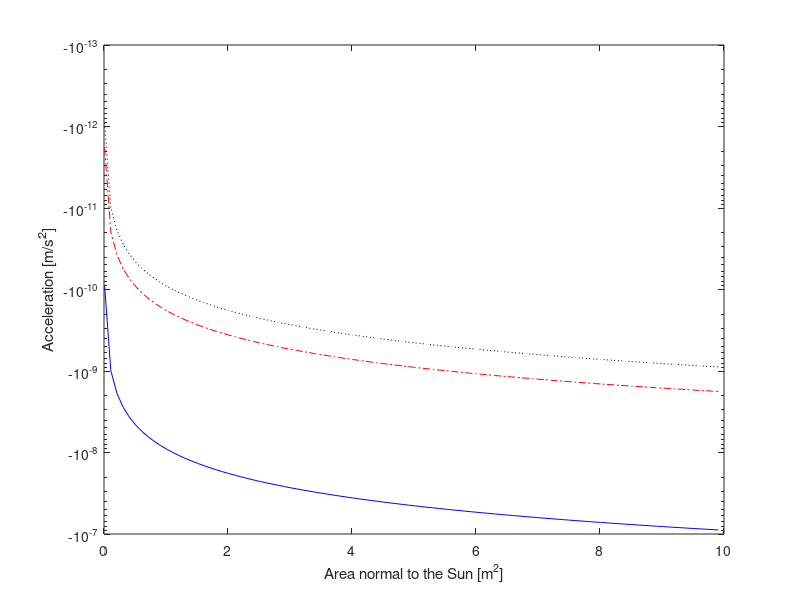

Reproduce this figure in MATLAB. (Note: this script raises an error after producing the figure.)
clear all;
clc;
close all;


%%


%J2
J2 = 0.00108263;

%Solar radiation pressure

Areaarray = 0.01:0.1:10;
Area1 = 0.01;
Area2 = 2;
Area3 = 10;
Massarray = 5:1:500;
Mass1 = 5;
Mass2 = 250;
Mass3 = 500;


accelVarArea1 = -4.5e-8*Areaarray./Mass1;
accelVarArea2 = -4.5e-8*Areaarray./Mass2;
accelVarArea3 = -4.5e-8*Areaarray./Mass3;

accelVarMass1 = -4.5e-8*Area1./Massarray;
accelVarMass2 = -4.5e-8*Area2./Massarray;
accelVarMass3 = -4.5e-8*Area3./Massarray;

ratio = 1e-10:1e-6:5;
accelVarRatio = -4.5e-8.*ratio;

figure1 = figure('Color',[1 1 1]); %varArea


% Create axes
axes('Parent',figure1);
box('on');
%hold on;

semilogy(Areaarray,accelVarArea1,'b-',Areaarray,accelVarArea2,'r-.',Areaarray,accelVarArea3,'k:');
xlabel({'Area normal to the Sun [m^2]'});
ylabel({'Acceleration [m/s^2]'});
h = legend('5 kg','250 kg', '500 kg',3);
set(h,'Interpreter','none','Location','SouthEast')
hold off;

print -dpng 'C:\Users\Alex\Desktop\Laser Swarm\laser-swarm\midTermReport\chapters\img\solPressureVarArea.png'

figure2 = figure('Color',[1 1 1]); %varMass
% Create axes
axes('Parent',figure2);
box('on');
%hold on;

semilogy(Massarray,accelVarMass1,'b-',Massarray,accelVarMass2,'r-.',Massarray,accelVarMass3,'k:');
xlabel({'Mass [kg]'});
ylabel({'Acceleration [m/s^2]'});
h = legend('0.01 m^2','2 m^2', '10 m^2',3);
set(h,'Interpreter','none','Location','SouthEast')
hold off;

print -dpng 'C:\Users\Alex\Desktop\Laser Swarm\laser-swarm\midTermReport\chapters\img\solPressureVarMass.png'

figure21 = figure('Color',[1 1 1]); %varMass
% Create axes
axes('Parent',figure21);
box('on');
%hold on;

loglog(ratio,accelVarRatio);
xlabel({'Area/Mass ratio [-]'});
ylabel({'Acceleration [m/s^2]'});
hold off;

print -dpng 'C:\Users\Alex\Desktop\Laser Swarm\laser-swarm\midTermReport\chapters\img\solPressureVarRatio.png'

%%

%%
alt = [200:50:1000];
densityMin = [1.78e-10 3.35e-11 8.19e-12 2.34e-12 7.32e-13 2.47e-13 8.98e-14 3.63e-14 1.68e-14 9.14e-15 5.74e-15 3.99e-15 2.96e-15 2.28e-15 1.8e-15 1.44e-15 1.17e-15];
densityMean = [2.53000000000000e-10 6.24000000000000e-11 1.95000000000000e-11 6.98000000000000e-12 2.72000000000000e-12 1.13000000000000e-12 4.89000000000000e-13 2.21000000000000e-13 1.04000000000000e-13 5.15000000000000e-14 2.72000000000000e-14 1.55000000000000e-14 9.63000000000000e-15 6.47000000000000e-15 4.66000000000000e-15 3.54000000000000e-15 2.79000000000000e-15];
densityMax = [3.52e-10 1.06e-10 3.96e-11 1.66e-11 7.55e-12 3.61e-12 1.8e-12 9.25e-13 4.89e-13 2.64e-13 1.47e-13 8.37e-14 4.39e-14 3.0e-14 1.91e-14 1.27e-14 8.84e-15];

figure3 = figure('Color',[1 1 1]); %varMass

% Create axes

axes('Parent',figure3);
box('on');

%hold on;

semilogy(alt,densityMin,'r-.',alt,densityMax,'k:',alt,densityMean,'b-');
xlabel({'Altitude [km]'});
ylabel({'Air Density [kg/m^3]'});
hf = legend('Solar Minimum','Solar Maximum', 'Time Average',3);
set(hf,'Interpreter','none','Location','NorthEast')
hold off;

print -dpng 'C:\Users\Alex\Desktop\Laser Swarm\laser-swarm\midTermReport\chapters\img\densityAltitude.png'

%% Receiver

% Drag Calculations

Cd = 4;
Area = 0.2; %[m^2]
Mass = 10.7; %[kg]
CDAM = Cd*Area/Mass;

h = 300;

[revArray3,altitudeArray3]=orbitDecay(h,CDAM,1);
[revArray31,altitudeArray31]=orbitDecay(h,CDAM,2);
[revArray32,altitudeArray32]=orbitDecay(h,CDAM,3);

h = 400;

[revArray4,altitudeArray4]=orbitDecay(h,CDAM,1);
[revArray41,altitudeArray41]=orbitDecay(h,CDAM,2);
[revArray42,altitudeArray42]=orbitDecay(h,CDAM,3);

h = 500;

[revArray5,altitudeArray5]=orbitDecay(h,CDAM,1);
[revArray51,altitudeArray51]=orbitDecay(h,CDAM,2);
[revArray52,altitudeArray52]=orbitDecay(h,CDAM,3);

[altVmin,deltaVmin]= deltaV(CDAM,1);
[altVmean,deltaVmean]= deltaV(CDAM,2);
[altVmax,deltaVmax]= deltaV(CDAM,3);

deltaVtabMinRec = deltaVtab(CDAM,1);
deltaVtabMeanRec = deltaVtab(CDAM,2);
deltaVtabMaxRec = deltaVtab(CDAM,3);

figure4 = figure('Color',[1 1 1]); %varMass

% Create axes

axes('Parent',figure4);
box('on');

hold on;
grid on;
plot(revArray3,altitudeArray3,'b-');
plot(revArray4,altitudeArray4,'b-');
plot(revArray5,altitudeArray5,'b-');
plot(revArray31,altitudeArray31,'r-.');
plot(revArray41,altitudeArray41,'r-.');
plot(revArray51,altitudeArray51,'r-.');
plot(revArray32,altitudeArray32,'--k');
plot(revArray42,altitudeArray42,'--k');
plot(revArray52,altitudeArray52,'--k');
hold off;
axis([0 1825 200 575]);
ylabel({'Altitude [km]'});
xlabel({'Days After Launch'});
% hf = legend('Solar Minimum','Solar Maximum', 'Time Average',3);
% set(hf,'Interpreter','none','Location','NorthEast')


print -dpng 'C:\Users\Alex\Desktop\Laser Swarm\laser-swarm\midTermReport\chapters\img\orbitDecayRecieverMin.png'

figure41 = figure('Color',[1 1 1]); %varMass

% Create axes

axes('Parent',figure41);
box('on');

hold on;
grid on;
plot(altVmin,deltaVmin,'b-');
plot(altVmean,deltaVmean,'r-.');
plot(altVmax,deltaVmax,'--k');
hold off;
ylabel({'\DeltaV [m/s]'});
xlabel({'Altitude [km]'});
 hf = legend('Solar Minimum','Time Average', 'Solar Maximum',3);
 set(hf,'Interpreter','none','Location','NorthEast')


print -dpng 'C:\Users\Alex\Desktop\Laser Swarm\laser-swarm\midTermReport\chapters\img\deltaVReceiver.png'

%% Emitter
Cd = 4;
Area = 2.5; %[m^2]
Mass = 119; %[kg]
CDAM = Cd*Area/Mass;
h = 300;

[revArray3,altitudeArray3]=orbitDecay(h,CDAM,1);
[revArray31,altitudeArray31]=orbitDecay(h,CDAM,2);
[revArray32,altitudeArray32]=orbitDecay(h,CDAM,3);

h = 400;

[revArray4,altitudeArray4]=orbitDecay(h,CDAM,1);
[revArray41,altitudeArray41]=orbitDecay(h,CDAM,2);
[revArray42,altitudeArray42]=orbitDecay(h,CDAM,3);

h = 500;

[revArray5,altitudeArray5]=orbitDecay(h,CDAM,1);
[revArray51,altitudeArray51]=orbitDecay(h,CDAM,2);
[revArray52,altitudeArray52]=orbitDecay(h,CDAM,3);

[altVmin,deltaVmin]= deltaV(CDAM,1);
[altVmean,deltaVmean]= deltaV(CDAM,2);
[altVmax,deltaVmax]= deltaV(CDAM,3);

deltaVtabMinEmit = deltaVtab(CDAM,1);
deltaVtabMeanEmit = deltaVtab(CDAM,2);
deltaVtabMaxEmit = deltaVtab(CDAM,3);

figure4 = figure('Color',[1 1 1]); %varMass

% Create axes

axes('Parent',figure4);
box('on');

hold on;
grid on;
plot(revArray3,altitudeArray3,'b-');
plot(revArray4,altitudeArray4,'b-');
plot(revArray5,altitudeArray5,'b-');
plot(revArray31,altitudeArray31,'r-.');
plot(revArray41,altitudeArray41,'r-.');
plot(revArray51,altitudeArray51,'r-.');
plot(revArray32,altitudeArray32,'--k');
plot(revArray42,altitudeArray42,'--k');
plot(revArray52,altitudeArray52,'--k');
hold off;
axis([0 1825 200 575]);
ylabel({'Altitude [km]'});
xlabel({'Days After Launch'});
% hf = legend('Solar Minimum','Solar Maximum', 'Time Average',3);
% set(hf,'Interpreter','none','Location','NorthEast')


print -dpng 'C:\Users\Alex\Desktop\Laser Swarm\laser-swarm\midTermReport\chapters\img\orbitDecayEmitter.png'

figure51 = figure('Color',[1 1 1]); %varMass

% Create axes

axes('Parent',figure51);
box('on');

hold on;
grid on;
plot(altVmin,deltaVmin,'b-');
plot(altVmean,deltaVmean,'r-.');
plot(altVmax,deltaVmax,'--k');
hold off;
ylabel({'\DeltaV [m/s]'});
xlabel({'Altitude [km]'});
 hf = legend('Solar Minimum','Time Average', 'Solar Maximum',3);
 set(hf,'Interpreter','none','Location','NorthEast')


print -dpng 'C:\Users\Alex\Desktop\Laser Swarm\laser-swarm\midTermReport\chapters\img\deltaVEmitter.png'

%% deltaV table
handle = fopen('C:\Users\Alex\Desktop\Laser Swarm\laser-swarm\midTermReport\chapters\deltaVtable.tex', 'w');
fprintf(handle, '\\begin{table}\n\\centering\n');
fprintf(handle, '\\begin{tabular}{ c | c | c | c | c | c | c | c | c | c }\n');
fprintf(handle, '& \\multicolumn{3}{|c|}{SOLAR MIN}&\\multicolumn{3}{|c|}{TIME AVERAGE}&\\multicolumn{3}{|c}{SOLAR MAX} \\\\ \\cline{2-10}\n');
fprintf(handle, 'Altitude & 300 & 400 & 500 & 300 & 400 & 500 & 300 & 400 & 500 \\\\ \\hline \\hline\n');
fprintf(handle, 'EMITTER & %.2f & %.2f & %.2f & %.2f & %.2f & %.2f & %.2f & %.2f & %.2f \\\\\n', deltaVtabMinEmit(1), deltaVtabMinEmit(2), deltaVtabMinEmit(3),deltaVtabMeanEmit(1), deltaVtabMeanEmit(2), deltaVtabMeanEmit(3), deltaVtabMaxEmit(1), deltaVtabMaxEmit(2), deltaVtabMaxEmit(3));
fprintf(handle, 'RECEIVER& %.2f & %.2f & %.2f & %.2f & %.2f & %.2f & %.2f & %.2f & %.2f \\\\\n', deltaVtabMinRec(1), deltaVtabMinRec(2), deltaVtabMinRec(3),deltaVtabMeanRec(1), deltaVtabMeanRec(2), deltaVtabMeanRec(3), deltaVtabMaxRec(1), deltaVtabMaxRec(2), deltaVtabMaxRec(3));

fprintf(handle, '\\end{tabular}\n\\caption{Required $\\Delta$V for various orbit altitudes for a 5 year mission. In $m/s$.}\n\\label{table:deltaVTable}\n\\end{table}\n');
fclose(handle);

%% Earth radii
Re = 6378;
altid300 = (Re+300)/Re;
altid400 = (Re+400)/Re;
altid500 = (Re+500)/Re;
